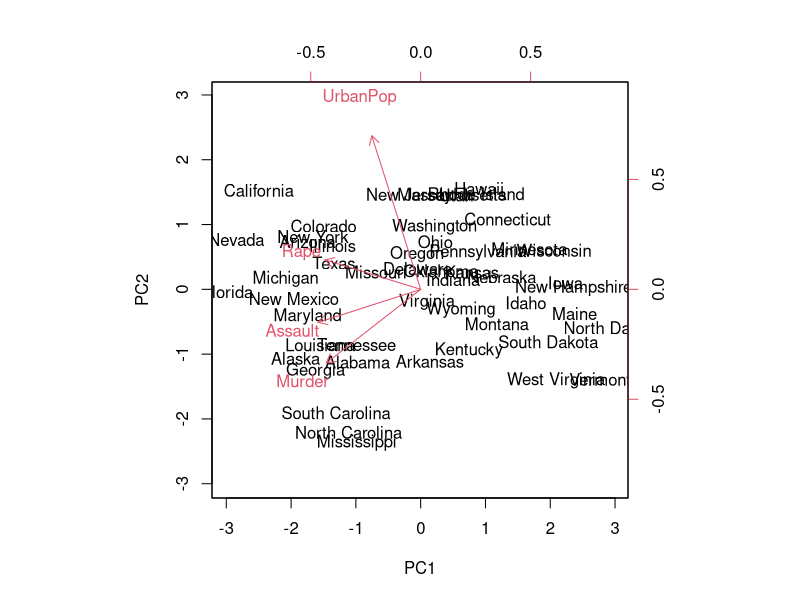
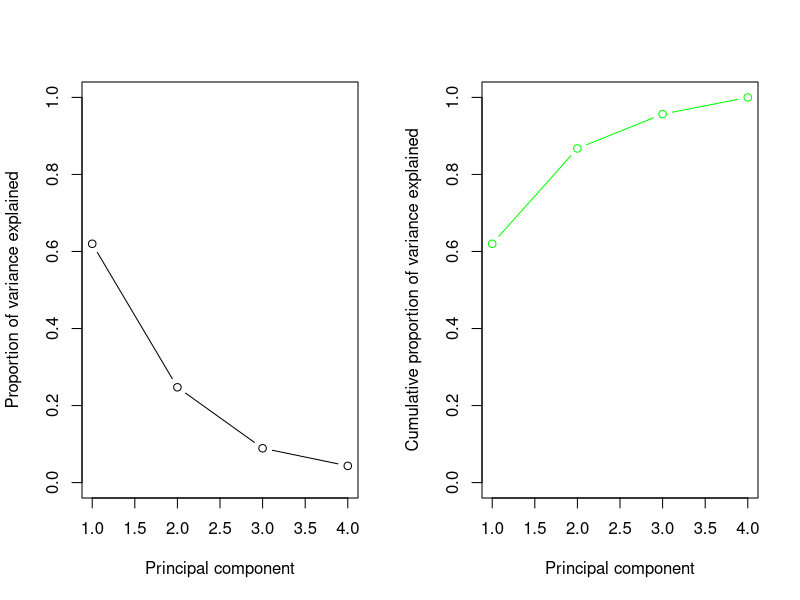

These figures' R source, in order:
# Principal component analysis on USArrests dataset
data("USArrests")

# let's a bit explore the dataset
head(USArrests)
dim(USArrests)

# the dataset containin four columns
names(USArrests)

# The rows of dataset contains the 50 states
states <- row.names(USArrests)
states

# briefly examining the data
# The arg 2 specifies the column means 
apply(USArrests, 2, mean)

# WE can also look at the variance of each column
apply(USArrests, 2, var) # looking at the output of this code, we observe 
# a very big difference in variance of each column
# As we are going to perform PCA - Then we should first scale the data

# Using the function prcomp() that also does the scaling for us
pr.out <- prcomp(USArrests, scale = TRUE)

# checking the ouput of prcomp 
names(pr.out)

# the center correspond to the mean of variables used for scaling 
pr.out$center

# the scale correspond to the standard deviation used for scaling
pr.out$scale

# the rotation provides the principal component loadings - There are 4 values 
# in the rotation vector that corresponds to each column in the dataset
pr.out$rotation

# after matrix multiplication of X matrix by pr.out$rotation we get the co-ordinates 
# of data in the rotated coordinate system. These coordinates are the principal 
# component scores.

dim(pr.out$x)

# plotting the first two principal components
biplot(pr.out, scale = 0)

# prcomp() function also outputs the standard deviation of each principal component
pr.out$sdev

# of course the variance explaned by each principal component is the squared of sdev
pr.var <- pr.out$sdev^2

# finding the total variance explained by each principal component
# proportion of variance explained
pve <- pr.var / sum(pr.var)
pve

# The plot of pve explained by each component
par(mfrow = c(1, 2))
plot(pve, xlab = "Principal component",
          ylab = "Proportion of variance explained",
          ylim = c(0,1),
          type = "b"
          )

# Cumulative PVE
plot(cumsum(pve), xlab = "Principal component",
                  ylab = "Cumulative proportion of variance explained",
                  ylim = c(0, 1), type = "b", col = "Green")



























